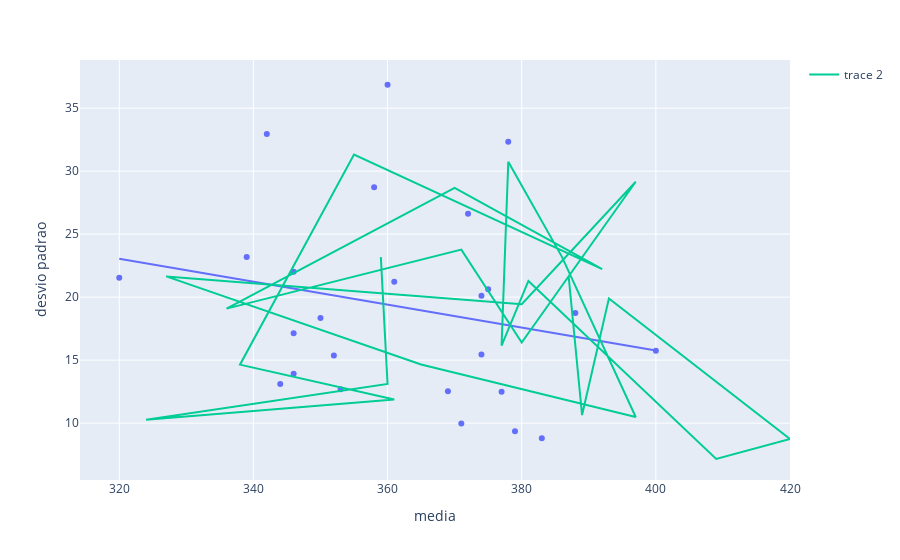

The notebook cell saved with this chart:
### Code cell
fig = px.scatter(df, x = "media", y = "desvio padrao", trendline="ols")
fig.add_traces(go.Scatter(x = lau200['media'], y = lau200['desvio padrao']))

fig.show()

### Figure 1 — Plotly figure (JSON) as saved in the notebook; plotly's stock layout.template omitted (floating-point values rounded to 4 significant figures)
{"data": [{"hovertemplate": "media=%{x}<br>desvio padrao=%{y}<extra></extra>", "legendgroup": "", "marker": {"color": "#636efa", "symbol": "circle"}, "mode": "markers", "name": "", "orientation": "v", "showlegend": false, "type": "scatter", "x": [378, 375, 400, 377, 388, 352, 339, 374, 358, 383, 346, 342, 360, 353, 371, 361, 346, 350, 372, 374, 346, 320, 369, 344, 379], "xaxis": "x", "y": [32.32, 20.62, 15.75, 12.5, 18.74, 15.38, 23.19, 20.11, 28.73, 8.798, 22.02, 32.95, 36.86, 12.7, 9.98, 21.22, 13.91, 18.35, 26.62, 15.45, 17.14, 21.54, 12.54, 13.1, 9.359], "yaxis": "y"}, {"hovertemplate": "<b>OLS trendline</b><br>desvio padrao = -0.0910348 * media + 52.1747<br>R<sup>2</sup>=0.048650<br><br>media=%{x}<br>desvio padrao=%{y} <b>(trend)</b><extra></extra>", "legendgroup": "", "marker": {"color": "#636efa", "symbol": "circle"}, "mode": "lines", "name": "", "showlegend": false, "type": "scatter", "x": [320, 339, 342, 344, 346, 346, 346, 350, 352, 353, 358, 360, 361, 369, 371, 372, 374, 374, 375, 377, 378, 379, 383, 388, 400], "xaxis": "x", "y": [23.04, 21.31, 21.04, 20.86, 20.68, 20.68, 20.68, 20.31, 20.13, 20.04, 19.58, 19.4, 19.31, 18.58, 18.4, 18.31, 18.13, 18.13, 18.04, 17.85, 17.76, 17.67, 17.31, 16.85, 15.76], "yaxis": "y"}, {"type": "scatter", "x": [387, 389, 393, 420, 409, 381, 377, 378, 386, 397, 365, 327, 380, 397, 380, 371, 336, 370, 392, 355, 338, 361, 324, 360, 359], "y": [21.65, 10.64, 19.9, 8.741, 7.155, 21.29, 16.16, 30.75, 23.2, 10.49, 14.66, 21.65, 19.44, 29.16, 16.4, 23.77, 19.09, 28.68, 22.23, 31.32, 14.64, 11.88, 10.28, 13.11, 23.17]}], "layout": {"legend": {"tracegroupgap": 0}, "margin": {"t": 60}, "xaxis": {"anchor": "y", "domain": [0, 1], "title": {"text": "media"}}, "yaxis": {"anchor": "x", "domain": [0, 1], "title": {"text": "desvio padrao"}}}}
